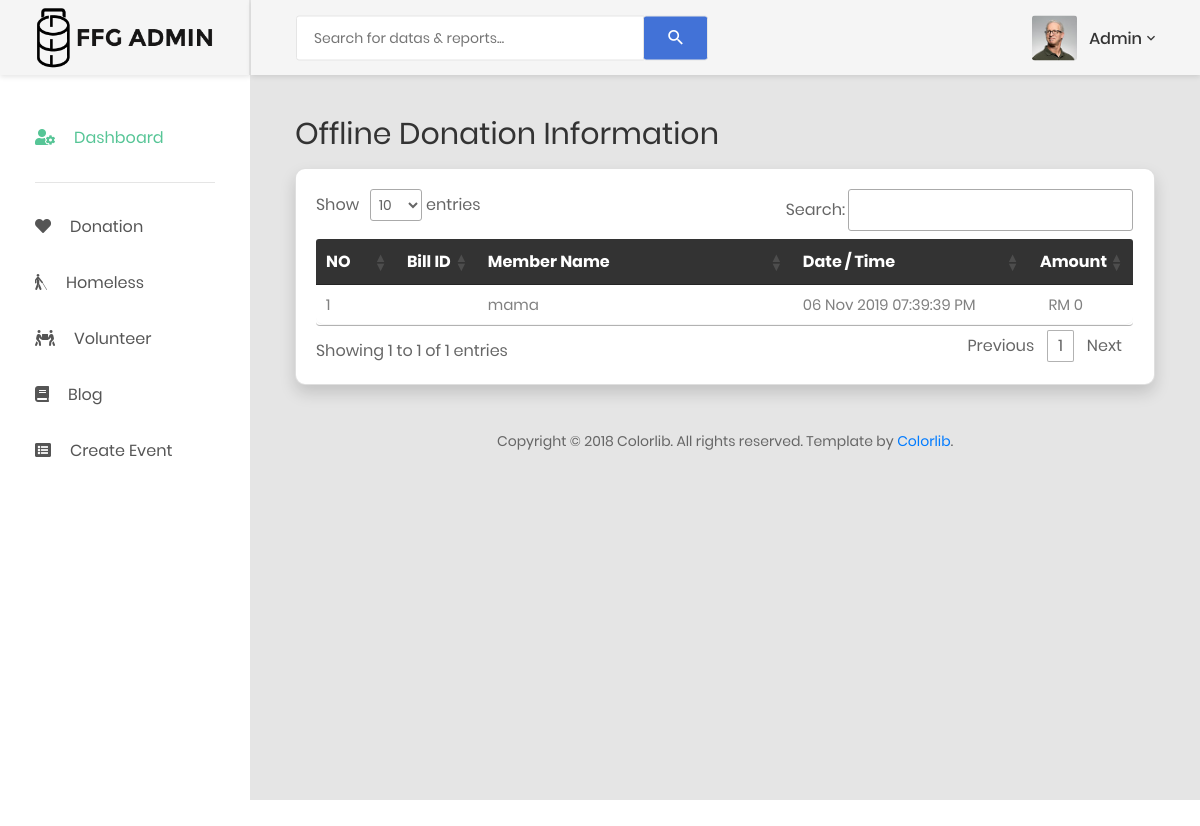
The page /FFG_ADMIN/DonateOffline.php on the database its author committed.
### tables this page shows
CREATE TABLE `offlinedonation` (
  `id_offdonate` int(15) NOT NULL,
  `amount` float NOT NULL,
  `don_date` timestamp NOT NULL DEFAULT CURRENT_TIMESTAMP,
  `image` varchar(500) NOT NULL,
  `type` varchar(15) NOT NULL,
  `id_donor` int(15) NOT NULL
);

CREATE TABLE `donor` (
  `id_donor` int(15) NOT NULL,
  `name` varchar(50) NOT NULL,
  `phone` int(20) NOT NULL,
  `email` varchar(50) NOT NULL,
  `address1` varchar(100) DEFAULT NULL,
  `address2` varchar(100) DEFAULT NULL,
  `city` varchar(50) DEFAULT NULL,
  `state` varchar(50) DEFAULT NULL,
  `country` varchar(50) DEFAULT NULL,
  `zip` int(10) DEFAULT NULL,
  `password` varchar(20) NOT NULL,
  `image` varchar(500) NOT NULL
);

### FFG_ADMIN/DonateOffline.php (shortened to what this page needs)
<!DOCTYPE html>
<html lang="en">
<body>
    <div class="page-wrapper">
        <?php include_once'header.php';?>
        <div class="page-container">
            <?php include_once'headerD.php'; ?>
            <div class="main-content">
                <div class="section__content section__content--p30">
                    <div class="container-fluid">
                        <div class="row mb-3">
                            <div class="col-md-12">
                                <div class="overview-wrap">
                                    <h2 class="title-1">Offline Donation Information</h2>
                                </div>
                            </div>
                        </div>
                        <div class="card shadow mb-4" style="border-radius:10px">
                            <div class="card-body">
                                <div class="table-responsive" id="homeless_table">
                                    <table class="table table-borderless table-data3" id="DataTable" width="100%"
                                        cellspacing="0">
                                        <thead>
                                            <tr>
                                                <th width="10%">NO</th>
                                                <th width="10%">Bill ID</th>
                                                <th width="40%">Member Name </th>
                                                <th width="30%">Date / Time</th>
                                                <th width="10%">Amount</th>
                                            </tr>
                                        </thead>
                                        <tbody>
                                            <?php    $i=1;
                                              $sql = $connection->query("SELECT donor.*,offlinedonation.*
                                              FROM offlinedonation
                                              INNER JOIN donor ON offlinedonation.id_donor=donor.id_donor
                                              ORDER BY id_offdonate DESC");
                                              while ($row = $sql->fetch_array()){
                                             ?>
                                            <tr>
                                                <td></td>
                                                <td><?php echo $row['bill_id'];?></td>
                                                <td> <?php echo $row['name'];?></td>
                                                <td> <?php echo date('d M Y  h:i:s A', strtotime($row['don_date'])); ?>
                                                </td>
                                                <td>RM <?php echo $row['amount'];?></td>
                                            </tr>
                                            <?php } ?>
                                        </tbody>
                                    </table>
                                </div>
                            </div>
                        </div>
                    </div><?php include_once'footer.php';?>
                </div>
            </div>
        </div>
    </div>
    <link rel="stylesheet" type="text/css" href="https://cdn.datatables.net/1.10.20/css/jquery.dataTables.css">
</body>
</html>

### FFG_ADMIN/Vstyle.php (style rules this page uses)
table { counter-reset: rowNumber; }
table tr>td:first-child { counter-increment: rowNumber; }
table tr td:first-child::before { content: counter(rowNumber); min-width: 1em; margin-right: 0.5em; }

### rows shown on the page
offlinedonation: id_donor.name "mama", don_date "06 Nov 2019 07:39:39 PM", amount "0"
